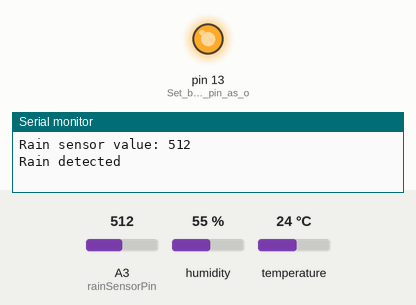
Simulated run of this sketch. Board: Arduino Uno, built with avr-gcc and run on an emulated ATmega328P. On the bench: output pins drawn as LEDs (lit = HIGH), the last lines printed to the serial monitor. Inputs (shaded band) come from the test bench; at power-on: A3 (rainSensorPin) = 512, humidity 55 %, temperature 24 °C.

Above: at 2.9 s.
3.0 s: A3 (rainSensorPin) set to 487
At 5.0 s:
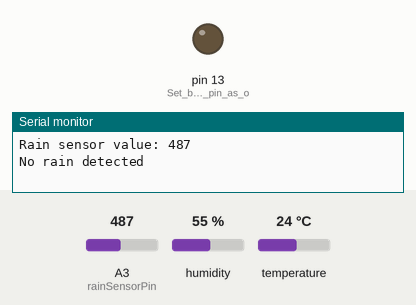
5.8 s: A3 (rainSensorPin) set to 510
At 6.7 s:
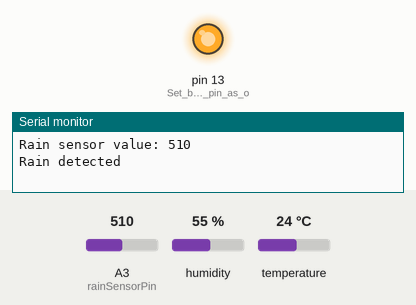
8.6 s: A3 (rainSensorPin) set to 490
At 11.6 s:
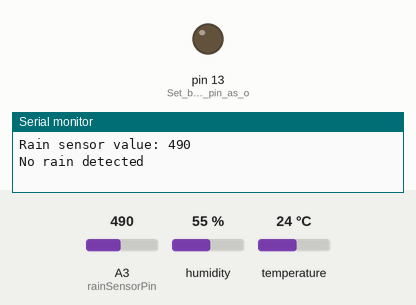
Timing chart, 0 to 13.1 s (numbered marks = the images above; inputs shaded):
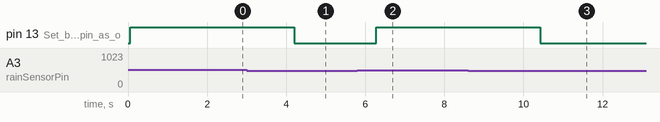

The sketch:

raintemp.ino
```cpp
#include <DHT.h>

#define DHTPIN 2     // Digital pin connected to the DHT sensor
#define DHTTYPE DHT11   // DHT 11

#define rainSensorPin A3  // Analog pin connected to the rain sensor

DHT dht(DHTPIN, DHTTYPE);

void setup() {
  Serial.begin(9600);
  Serial.println(F("DHTxx and Rain Sensor Test!"));

  pinMode(rainSensorPin, INPUT); // Set rain sensor pin as input
  pinMode(LED_BUILTIN, OUTPUT); // Set built-in LED pin as output

  dht.begin(); // Begin DHT sensor
}

void loop() {
  // Read temperature and humidity from DHT sensor
  float h = dht.readHumidity();
  float t = dht.readTemperature();
  float f = dht.readTemperature(true);

  // Read rain sensor value
  int rainValue = analogRead(rainSensorPin);

  Serial.print("Humidity: ");
  Serial.print(h);
  Serial.print("%  Temperature: ");
  Serial.print(t);
  Serial.print("°C ");
  Serial.print(f);
  Serial.print("°F  Heat index: ");
  Serial.print(dht.computeHeatIndex(t, h, false));
  Serial.println("°F");

  Serial.print("Rain sensor value: ");
  Serial.println(rainValue);

  // Check if it's raining heavily
  if (rainValue > 500) { // You may need to adjust this threshold based on your sensor
    digitalWrite(LED_BUILTIN, HIGH); // Turn on built-in LED
    Serial.println("Rain detected");
  } else {
    digitalWrite(LED_BUILTIN, LOW); // Turn off built-in LED
    Serial.println("No rain detected");
  }

  delay(2000); // Delay between measurements
}
```

Measured:
- the behaviour switches between 501 and 500 on A3 (rainSensorPin) (found by bisection; images 0 and 1)
- after the input at 3.0 s, pin 13 (Set_built-in_LED_pin_as_o): HIGH → LOW after 1.2 s
- after the input at 5.8 s, pin 13 (Set_built-in_LED_pin_as_o): LOW → HIGH after 0.48 s
- after the input at 8.6 s, pin 13 (Set_built-in_LED_pin_as_o): HIGH → LOW after 1.8 s
